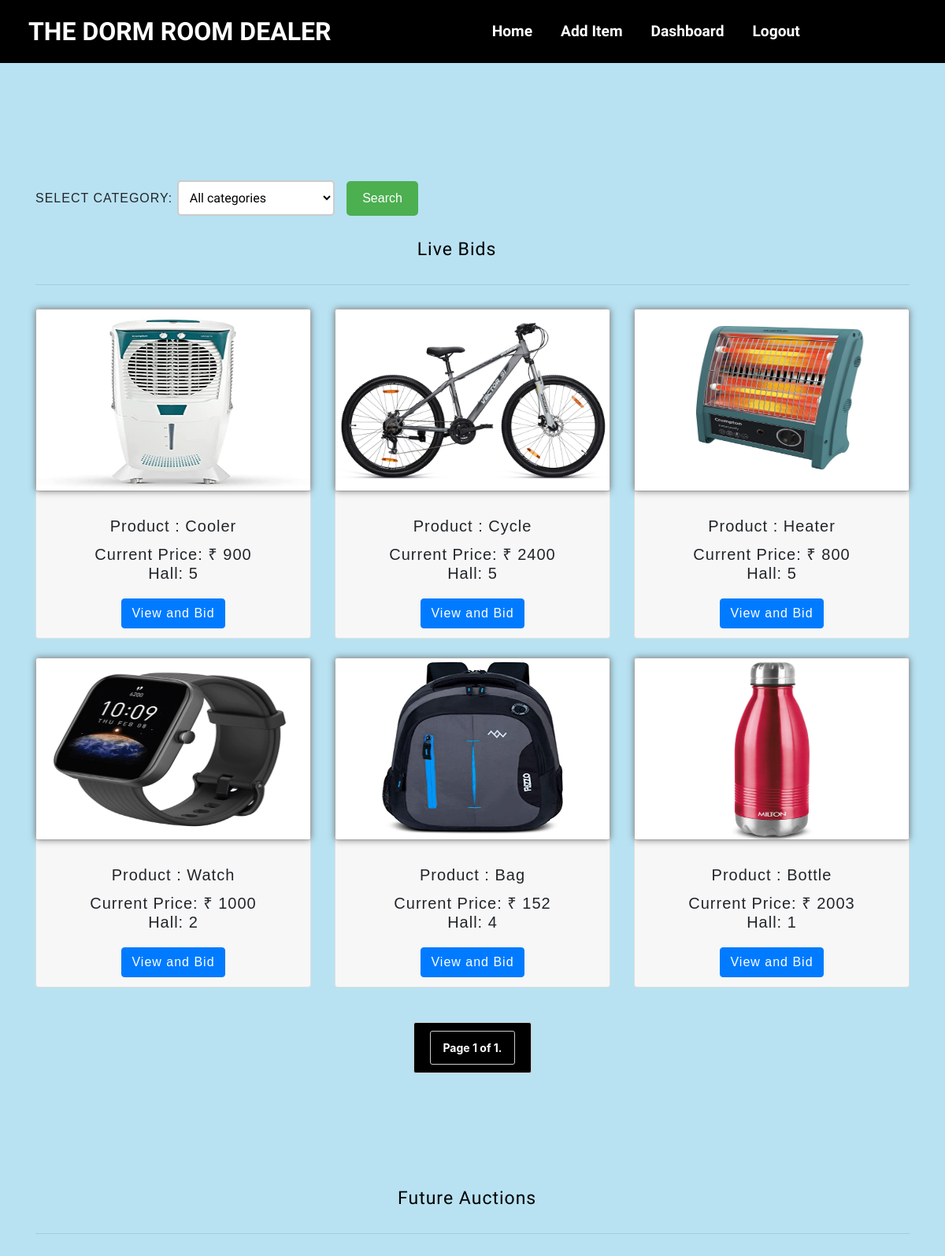
The app's page /home (signed in) with its own data.
### items/models.py (models this page shows)
class Item(models.Model):
    name=models.CharField(max_length=25)
    profile=models.ImageField(upload_to='pics')
    img1=models.ImageField(upload_to='pics' ,null=True )
    img2=models.ImageField(upload_to='pics' ,null=True )
    description=models.TextField()
    location = models.IntegerField(null = True)
    basePrice=models.IntegerField()
    currentPrice=models.IntegerField()
    minBidPrice = models.IntegerField(null = True )
    tag=models.CharField(max_length=25)
    status=models.CharField(null=True,max_length=25)
    sold=models.CharField(max_length=10,default="unsold")
    ownermail = models.EmailField(unique=False)
    start_date = models.DateTimeField(null = False, default=datetime.now)
    end_date = models.DateTimeField(null=False, default=datetime.now)
    highest_bidder=models.IntegerField(null=True)
    sendwinmail = models.CharField(max_length=7,default="notSent")

### accounts/views.py (the view)
# urls.py: 2. Add a URL to urlpatterns:  path('', views.home, name='home')
@login_required(login_url='login')
def home(request):
    if request.method == "POST":
        category = request.POST.get('category')
    else:
        category = "All categories"
    items = Item.objects.all()
    today = timezone.now()
    for i in items:
        i.start_date = i.start_date or today
        i.end_date = i.end_date or today + datetime.timedelta(days=1)
        if(today < i.start_date):
            i.status = "future"
        elif (i.start_date <= today < i.end_date and i.status != "past"):
            i.status = "live"
        else:
            i.status = "past"
        i.save()
    productStatus(request)
    sendMail(request)
    if category != "All categories" and category != None:
        items = Item.objects.filter(status="live").filter(tag=category)
    else:
        items = Item.objects.filter(status="live")
    paginator = Paginator(items, 6) # Show 6 products per page.
    page_number = request.GET.get('page')
    page_obj = paginator.get_page(page_number)
    itemsfuture = Item.objects.filter(status="future")
    return render(request,"home.html",{'page_obj': page_obj, 'items': itemsfuture})

### accounts/views.py (called while the page is built, shortened)
@login_required(login_url='login')
def productStatus(request):
    item = Item.objects.all()
    for i in item:
        try:
            highest_bidder = i.highest_bidder
            if highest_bidder is not None and i.status == "live":
                i.sold = "Bidded"
                i.save()
            elif highest_bidder is not None and i.status == "past":
                i.sold = "Sold"
                i.save()
            elif i.status == "future":
                i.sold = "Yet to be auctioned"
                i.save()
            else:
                i.sold = "Unsold"
                i.save()
        except:
            pass

@login_required(login_url='login')
def sendMail(request):
    now = timezone.now()
    item = Item.objects.filter(end_date__lte = now ).filter(sold="Sold").filter(sendwinmail="notSent")

### templates/home.html (shortened to what this page needs)
{% extends 'base.html' %}
{% block content %}
<div class="container">
    <form method="POST" action="{% url 'home' %}">
        <label for="category">SELECT CATEGORY:</label>
        <select name="category" id="category">
            <option value="All categories">All categories</option>
        </select>
        <button type="submit">Search</button>
    </form>
    <h2 class="text-center my-4">Live Bids</h2>
    <hr>
    <div class="row justify-content-center">
        {% for i in page_obj %}
        <div class="col-md-4 mb-4">
            <div class="card">
                <img class="card-img-top" id="item-image" src="{{ i.profile.url }}" alt="{{ i.name }}">
                <div class="card-footer text-center">
                    <div class="card-body">
                        <h5 class="card-title">Product : {{ i.name }}</h5>
                        <h5 class="mb-0">Current Price: ₹ {{ i.currentPrice }}</h5>
                        <h5 class="mb-0">Hall: {{ i.location }}</h5>
                    </div>
                    <a href="items/biditem?id={{ i.id }}" class="btn btn-primary">View and Bid</a>
                </div>
            </div>
        </div>
        {% endfor %}
    </div>
</div>
<div class="pagination">
    <span class="step-links">
        <span class="current">
            Page {{ page_obj.number }} of {{ page_obj.paginator.num_pages }}.
        </span>
    </span>
</div>
<div class="container">
    <h2 class="text-center my-4">Future Auctions</h2>
    <hr>
</div>
{% endblock %}

### static/css/nav.css (style rules this page uses)
body { margin: 0; padding: 0; }
.container { width: 100%; margin-top: 140px; font-family: sans-serif ; letter-spacing: 1px; }
.container h2 { text-align: center; margin: 0 auto; display: block; color: black; width: 200px; font-size: 23px; font-family: 'Barlow Semi Condensed', sans-serif; top: 35px; padding: 5px; height: 39px; }
.container h2:after { content: ''; border-right: 40px solid transparent; position: relative; left: 68px; top:33px; }
.row { margin-top: 30px; }
img { width: 230px; height: 230px; border-radius: 3px; box-shadow: 0 0px 8px 1px rgba(87, 87, 87, 0.719); }

### templates/home.html (style rules this page uses)
body { background-color: #B8E2F2; }
select { font-family: 'Barlow Semi Condensed', sans-serif; font-size: 16px; padding: 10px; border: 2px solid #ccc; border-radius: 5px; background-color: #fff; width: 200px; margin-right: 10px; }
label { font-family: Arial, sans-serif; font-size: 16px; }
button { background-color: #4CAF50; border: none; color: white; padding: 10px 20px; text-align: center; text-decoration: none; display: inline-block; font-size: 16px; margin-top: 10px; cursor: pointer; border-radius: 5px; }
.pagination { display: flex; justify-content: center; align-items: center; margin-top: 20px; background-color: transparent; overflow-x: scroll; width: 100%; }
.pagination a, .pagination span { display: inline-block; padding: 10px 15px; margin: 0 5px; border: 1px solid #ccc; border-radius: 3px; font-size: 14px; text-align: center; color: white; text-decoration: none; background-color: black; }
.pagination .current { font-weight: bold; }
@media (min-width: 992px) { select { width: 200px; margin-right: 10px; margin-bottom: 0; } }
@media (min-width: 992px) { .pagination { overflow: hidden; } }
@media (min-width: 992px) { .pagination a, .pagination span { padding: 10px 15px; margin: 0 5px; font-size: 14px; } }

### records on screen
Item: profile (picture), name "Cooler", currentPrice "900", location "5"
Item: profile (picture), name "Cycle", currentPrice "2400", location "5"
Item: profile (picture), name "Heater", currentPrice "800", location "5"
Item: profile (picture), name "Watch", currentPrice "1000", location "2"
Item: profile (picture), name "Bag", currentPrice "152", location "4"
Item: profile (picture), name "Bottle", currentPrice "2003", location "1"

### other values on screen
{{ page_obj.number }} "1"
{{ page_obj.paginator.num_pages }} "1"
